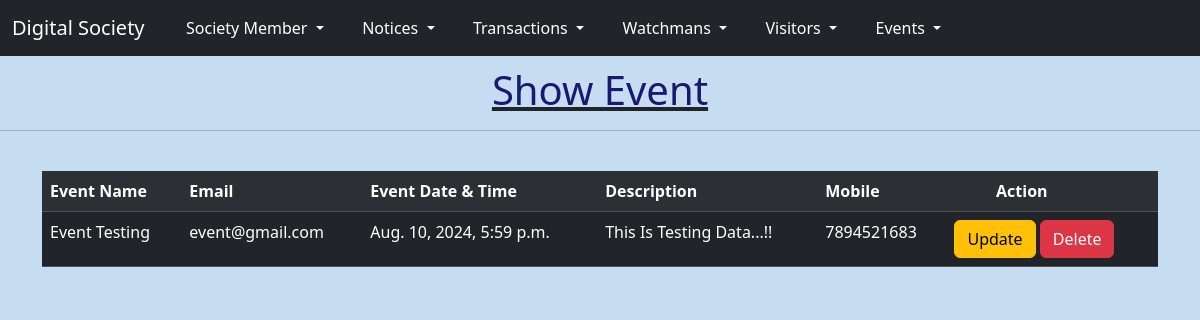
The page /showevent/ on the database its author committed.
### myapp/models.py (models this page shows)
class Event(models.Model):
    eventname=models.CharField(max_length=20)
    email=models.EmailField()
    eventdate=models.DateTimeField()
    description=models.TextField()
    mobile=models.BigIntegerField()

### myapp/views.py (the view)
# urls.py: path('showevent/',views.showevent,name='showEvent'),
def showevent(request):
    allevent = Event.objects.all()
    return render(request,'showevent.html',{'allevent':allevent})

### myapp/templates/showevent.html (shortened to what this page needs)
<!DOCTYPE html>
<html lang="en">
    <head>
        <link
            href="https://cdn.jsdelivr.net/npm/bootstrap@5.3.3/dist/css/bootstrap.min.css"
            rel="stylesheet"
>
    </head>
    <body>
        <nav class="navbar navbar-expand-lg navbar-dark bg-dark">
            <div class="container-fluid">
                <a class="navbar-brand" href="#">Digital Society</a>
                <div class="collapse navbar-collapse"
                    id="navbarNavDarkDropdown">
                    <ul class="navbar-nav">
                        <li class="nav-item dropdown">
                            <button class="btn btn-dark dropdown-toggle"
                                data-bs-toggle="dropdown"
                                aria-expanded="false">Society Member
                            </button>
                        </li>
                    </ul>
                    <ul class="navbar-nav">
                        <li class="nav-item dropdown">
                            <button class="btn btn-dark dropdown-toggle"
                                data-bs-toggle="dropdown"
                                aria-expanded="false">Notices
                            </button>
                        </li>
                    </ul>
                    <ul class="navbar-nav">
                        <li class="nav-item dropdown">
                            <button class="btn btn-dark dropdown-toggle"
                                data-bs-toggle="dropdown"
                                aria-expanded="false">Transactions
                            </button>
                        </li>
                    </ul>
                    <ul class="navbar-nav">
                        <li class="nav-item dropdown">
                            <button class="btn btn-dark dropdown-toggle"
                                data-bs-toggle="dropdown"
                                aria-expanded="false">Watchmans
                            </button>
                        </li>
                    </ul>
                    <ul class="navbar-nav">
                        <li class="nav-item dropdown">
                            <button class="btn btn-dark dropdown-toggle"
                                data-bs-toggle="dropdown"
                                aria-expanded="false">Visitors
                            </button>
                        </li>
                    </ul>
                    <ul class="navbar-nav">
                        <li class="nav-item dropdown">
                            <button class="btn btn-dark dropdown-toggle"
                                data-bs-toggle="dropdown"
                                aria-expanded="false">Events
                            </button>
                        </li>
                    </ul>
                </div>
            </div>
        </nav>
        <center>
            <u><h1>Show Event</h1></u>
        </center>
        <hr><br>
        <div class="container">
            <table class="table table-dark table-striped">
                <tr>
                    <th>Event Name</th>
                    <th>Email</th>
                    <th>Event Date & Time</th>
                    <th>Description</th>
                    <th>Mobile</th>
                    <th>&nbsp;&nbsp;&nbsp;&nbsp;&nbsp;&nbsp;&nbsp;&nbsp;&nbsp;&nbsp;Action</th>
                </tr>
                {% for i in allevent %}
                <tr>
                    <td>{{i.eventname}}</td>
                    <td>{{i.email}}</td>
                    <td>{{i.eventdate}}</td>
                    <td>{{i.description}}</td>
                    <td>{{i.mobile}}</td>
                    <td><a class="btn btn-warning"
                            href="/updateEvent/{{i.id}}">Update</a>
                        <a class="btn btn-danger"
                            href="/deleteEvent/{{i.id}}">Delete</a></td>
                </tr>
                {% endfor %}
            </table>
        </div>
    </body>
</html>

### myapp/templates/showevent.html (style rules this page uses)
body { background-color: rgb(198, 221, 241); }
h1 { color: midnightblue; margin-top: 10px; }

### rows shown on the page
Event: eventname "Event Testing", email "event@gmail.com", eventdate "Aug. 10, 2024, 5:59 p.m.", description "This Is Testing Data...!!", mobile "7894521683"
